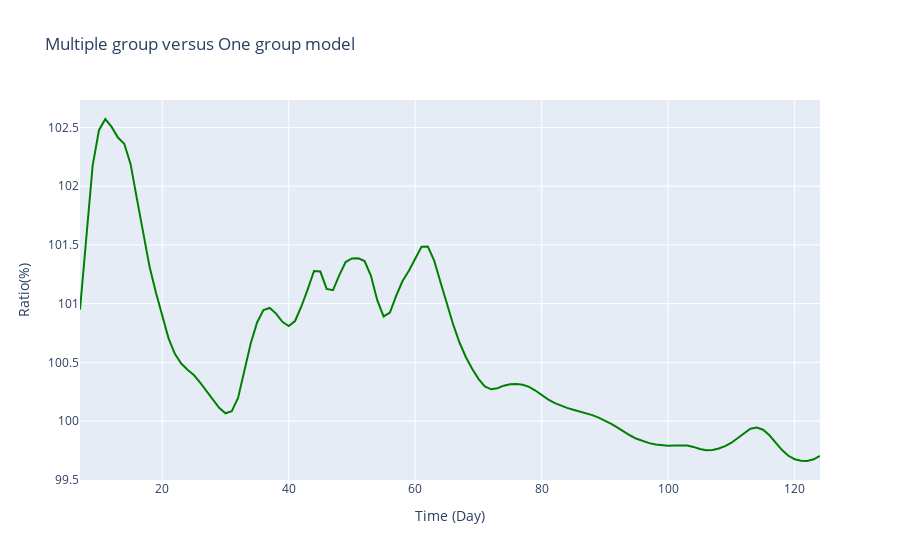
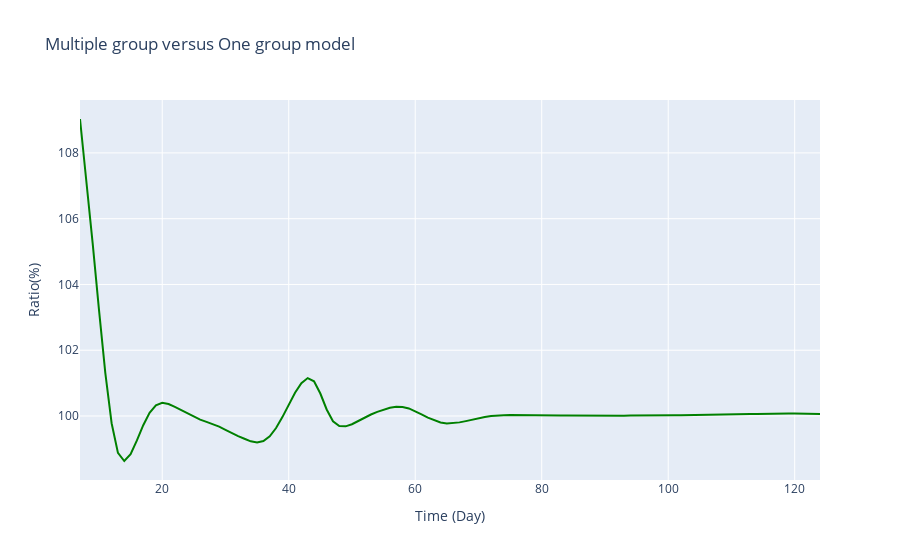
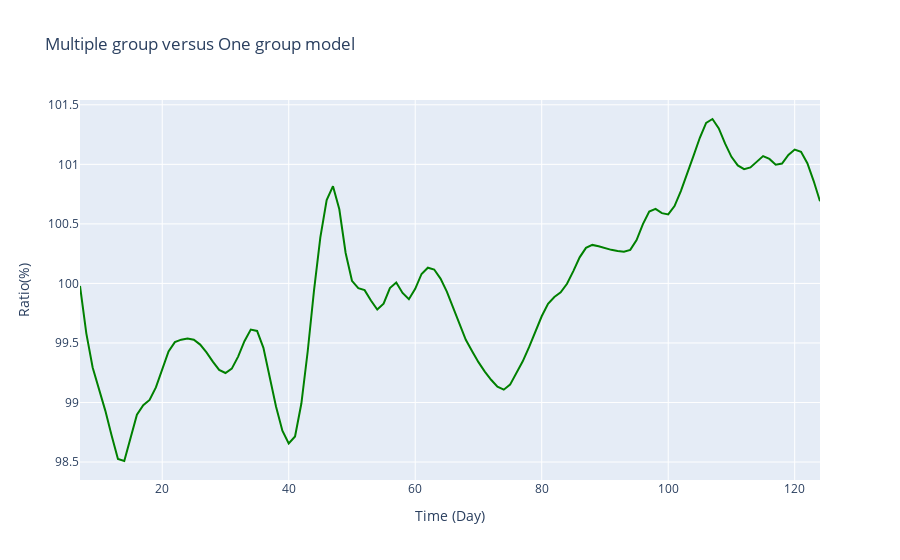
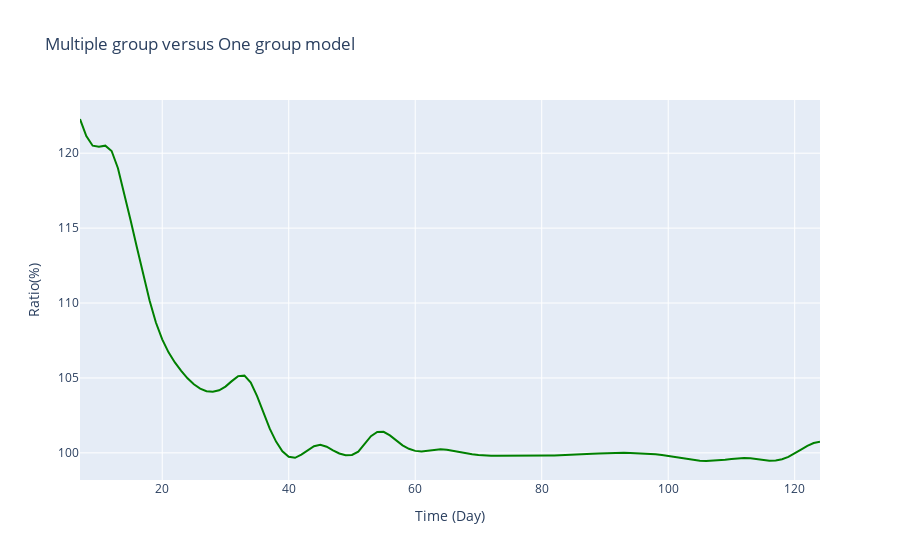

The notebook cell saved with these charts, in order:
### Markdown cell above
## Divergence of Means

### Code cell
uni_post_dist = []
multi_post_dist = []

for _ in range(len(contact_matrix)):
    mean_ratios = []
    uni_rate = []
    multi_rate = []
    shape = []
    for t in np.arange(R_t_start, num_timepoints):
        shape.append( a + math.fsum(agg_cases[_][(t-tau):(t+1)]))
        uni_cat_sum_var = 0
        for k in range(t-tau,t+1):
            if k > len(average_serial_interval):
                vec1 = agg_cases[_][(k-1):(k - len(average_serial_interval) - 1):-1] # I_(k-1), ... , I_0
                vec2 = average_serial_interval[:k] # w_1, ... , w_k
            else:
                vec1 = agg_cases[_][(k-1)::-1] # I_(k-1), ... , I_0
                vec2 = average_serial_interval[:k] # w_1, ... , w_k
            uni_cat_sum_var += math.fsum(np.multiply(vec1,vec2))/np.sum(average_serial_interval)
        uni_cat_rate = b + uni_cat_sum_var

        multi_cat_sum_var = 0
        for k_inx, k in enumerate(range(t-tau,t+1)):
            sub_sum_i = 0
            for i in range(num_categories):
                for j in range(num_categories):
                    if k > serial_intervals.shape[1]:
                        vec1 = desagg_cases[_][(k-1):(k - serial_intervals.shape[1] - 1):-1, j] # I_(k-1), ... , I_0
                        vec2 = serial_intervals[j, :k] # w_1, ... , w_k
                    else:
                        vec1 = desagg_cases[_][(k-1)::-1, j] # I_(k-1), ... , I_0
                        vec2 = serial_intervals[j, :k] # w_1, ... , w_k
                    sub_sum_j = math.fsum(np.multiply(vec1,vec2))/np.sum(serial_intervals[j,:])
                    sub_sum_j *= contact_matrix[_][i, j] * transmissibility[j]
                    sub_sum_i += sub_sum_j
            multi_cat_sum_var += sub_sum_i  # vector of sum^k_{s=0} w_s I_{k-s}
            # print(multi_cat_sum_var)
        multi_cat_rate = b + (multi_cat_sum_var/spec_radius[_])

        mean_ratios.append(uni_cat_rate / multi_cat_rate)
        uni_rate.append(uni_cat_rate)
        multi_rate.append(multi_cat_rate)

    mean_ratio = pd.DataFrame({
        'Time Points': np.arange(R_t_start, num_timepoints),
        'R_t': 100 * np.asarray(mean_ratios)
    })

    # Tests
    i + tau == num_timepoints
    len(shape) == num_timepoints - tau
    len(uni_rate) == num_timepoints - tau
    len(multi_rate) == num_timepoints - tau

    mean_uni = np.divide(shape, uni_rate)
    mean_multi = np.divide(shape, multi_rate)

    uni_post_dist.append(scipy.stats.gamma(shape,scale = 1/np.array(uni_rate)))
    uni_post_dist_interval = uni_post_dist[_].interval(.95)

    multi_post_dist.append(scipy.stats.gamma(shape,scale = 1/np.array(multi_rate)))
    multi_post_dist_interval = multi_post_dist[_].interval(.95)

    fig = ReproductionNumberPlot()

    fig.add_ground_truth_rt(mean_ratio)    
    fig.update_labels(time_label='Time (Day)', r_label='Ratio(%)')
    fig.figure.update_layout(title_text='Multiple group versus One group model')

    fig.show_figure()

### Figure 1 — Plotly figure (JSON) as saved in the notebook; plotly's stock layout.template omitted (floating-point values rounded to 4 significant figures)
{"data": [{"line": {"color": "green"}, "mode": "lines", "name": "True R", "type": "scatter", "x": [7, 8, 9, 10, 11, 12, 13, 14, 15, 16, 17, 18, 19, 20, 21, 22, 23, 24, 25, 26, 27, 28, 29, 30, 31, 32, 33, 34, 35, 36, 37, 38, 39, 40, 41, 42, 43, 44, 45, 46, 47, 48, 49, 50, 51, 52, 53, 54, 55, 56, 57, 58, 59, 60, 61, 62, 63, 64, 65, 66, 67, 68, 69, 70, 71, 72, 73, 74, 75, 76, 77, 78, 79, 80, 81, 82, 83, 84, 85, 86, 87, 88, 89, 90, 91, 92, 93, 94, 95, 96, 97, 98, 99, 100, 101, 102, 103, 104, 105, 106, 107, 108, 109, 110, 111, 112, 113, 114, 115, 116, 117, 118, 119, 120, 121, 122, 123, 124], "y": [100.9, 101.6, 102.2, 102.5, 102.6, 102.5, 102.4, 102.4, 102.2, 101.9, 101.6, 101.3, 101.1, 100.9, 100.7, 100.6, 100.5, 100.4, 100.4, 100.3, 100.3, 100.2, 100.1, 100.1, 100.1, 100.2, 100.4, 100.7, 100.8, 100.9, 101.0, 100.9, 100.8, 100.8, 100.9, 101.0, 101.1, 101.3, 101.3, 101.1, 101.1, 101.2, 101.4, 101.4, 101.4, 101.4, 101.2, 101.0, 100.9, 100.9, 101.1, 101.2, 101.3, 101.4, 101.5, 101.5, 101.4, 101.2, 101.0, 100.8, 100.7, 100.5, 100.4, 100.4, 100.3, 100.3, 100.3, 100.3, 100.3, 100.3, 100.3, 100.3, 100.3, 100.2, 100.2, 100.2, 100.1, 100.1, 100.1, 100.1, 100.1, 100.1, 100.0, 100.0, 99.98, 99.94, 99.91, 99.88, 99.85, 99.83, 99.81, 99.8, 99.79, 99.79, 99.79, 99.8, 99.79, 99.78, 99.76, 99.75, 99.75, 99.77, 99.79, 99.82, 99.85, 99.9, 99.93, 99.95, 99.93, 99.88, 99.82, 99.75, 99.7, 99.68, 99.66, 99.66, 99.67, 99.7]}], "layout": {"title": {"text": "Multiple group versus One group model"}, "xaxis": {"title": {"text": "Time (Day)"}}, "yaxis": {"title": {"text": "Ratio(%)"}}}}

### Figure 2 — Plotly figure (JSON) as saved in the notebook; plotly's stock layout.template omitted (floating-point values rounded to 4 significant figures)
{"data": [{"line": {"color": "green"}, "mode": "lines", "name": "True R", "type": "scatter", "x": [7, 8, 9, 10, 11, 12, 13, 14, 15, 16, 17, 18, 19, 20, 21, 22, 23, 24, 25, 26, 27, 28, 29, 30, 31, 32, 33, 34, 35, 36, 37, 38, 39, 40, 41, 42, 43, 44, 45, 46, 47, 48, 49, 50, 51, 52, 53, 54, 55, 56, 57, 58, 59, 60, 61, 62, 63, 64, 65, 66, 67, 68, 69, 70, 71, 72, 73, 74, 75, 76, 77, 78, 79, 80, 81, 82, 83, 84, 85, 86, 87, 88, 89, 90, 91, 92, 93, 94, 95, 96, 97, 98, 99, 100, 101, 102, 103, 104, 105, 106, 107, 108, 109, 110, 111, 112, 113, 114, 115, 116, 117, 118, 119, 120, 121, 122, 123, 124], "y": [109.0, 107.2, 105.3, 103.2, 101.3, 99.78, 98.88, 98.63, 98.84, 99.26, 99.72, 100.1, 100.3, 100.4, 100.4, 100.3, 100.2, 100.1, 99.98, 99.89, 99.82, 99.76, 99.67, 99.58, 99.48, 99.39, 99.31, 99.23, 99.19, 99.24, 99.38, 99.63, 99.97, 100.3, 100.7, 101.0, 101.2, 101.1, 100.7, 100.2, 99.84, 99.7, 99.69, 99.75, 99.85, 99.95, 100.0, 100.1, 100.2, 100.2, 100.3, 100.3, 100.2, 100.1, 100.1, 99.95, 99.86, 99.8, 99.78, 99.78, 99.81, 99.84, 99.89, 99.93, 99.97, 100.0, 100.0, 100.0, 100.0, 100.0, 100.0, 100.0, 100.0, 100.0, 100.0, 100.0, 100.0, 100.0, 100.0, 100.0, 100.0, 100.0, 100.0, 100.0, 100.0, 100.0, 100.0, 100.0, 100.0, 100.0, 100.0, 100.0, 100.0, 100.0, 100.0, 100.0, 100.0, 100.0, 100.0, 100.0, 100.1, 100.1, 100.1, 100.1, 100.1, 100.1, 100.1, 100.1, 100.1, 100.1, 100.1, 100.1, 100.1, 100.1, 100.1, 100.1, 100.1, 100.1]}], "layout": {"title": {"text": "Multiple group versus One group model"}, "xaxis": {"title": {"text": "Time (Day)"}}, "yaxis": {"title": {"text": "Ratio(%)"}}}}

### Figure 3 — Plotly figure (JSON) as saved in the notebook; plotly's stock layout.template omitted (floating-point values rounded to 4 significant figures)
{"data": [{"line": {"color": "green"}, "mode": "lines", "name": "True R", "type": "scatter", "x": [7, 8, 9, 10, 11, 12, 13, 14, 15, 16, 17, 18, 19, 20, 21, 22, 23, 24, 25, 26, 27, 28, 29, 30, 31, 32, 33, 34, 35, 36, 37, 38, 39, 40, 41, 42, 43, 44, 45, 46, 47, 48, 49, 50, 51, 52, 53, 54, 55, 56, 57, 58, 59, 60, 61, 62, 63, 64, 65, 66, 67, 68, 69, 70, 71, 72, 73, 74, 75, 76, 77, 78, 79, 80, 81, 82, 83, 84, 85, 86, 87, 88, 89, 90, 91, 92, 93, 94, 95, 96, 97, 98, 99, 100, 101, 102, 103, 104, 105, 106, 107, 108, 109, 110, 111, 112, 113, 114, 115, 116, 117, 118, 119, 120, 121, 122, 123, 124], "y": [99.98, 99.58, 99.29, 99.11, 98.93, 98.72, 98.53, 98.51, 98.69, 98.9, 98.98, 99.02, 99.13, 99.28, 99.43, 99.51, 99.53, 99.54, 99.53, 99.49, 99.42, 99.34, 99.27, 99.25, 99.28, 99.39, 99.52, 99.61, 99.6, 99.46, 99.22, 98.96, 98.76, 98.66, 98.71, 98.99, 99.43, 99.94, 100.4, 100.7, 100.8, 100.6, 100.3, 100.0, 99.96, 99.94, 99.86, 99.78, 99.83, 99.96, 100.0, 99.92, 99.87, 99.95, 100.1, 100.1, 100.1, 100.0, 99.93, 99.79, 99.65, 99.53, 99.43, 99.34, 99.26, 99.19, 99.13, 99.11, 99.15, 99.24, 99.35, 99.46, 99.59, 99.72, 99.83, 99.89, 99.93, 100.0, 100.1, 100.2, 100.3, 100.3, 100.3, 100.3, 100.3, 100.3, 100.3, 100.3, 100.4, 100.5, 100.6, 100.6, 100.6, 100.6, 100.6, 100.8, 100.9, 101.1, 101.2, 101.3, 101.4, 101.3, 101.2, 101.1, 101.0, 101.0, 101.0, 101.0, 101.1, 101.0, 101.0, 101.0, 101.1, 101.1, 101.1, 101.0, 100.9, 100.7]}], "layout": {"title": {"text": "Multiple group versus One group model"}, "xaxis": {"title": {"text": "Time (Day)"}}, "yaxis": {"title": {"text": "Ratio(%)"}}}}

### Figure 4 — Plotly figure (JSON) as saved in the notebook; plotly's stock layout.template omitted (floating-point values rounded to 4 significant figures)
{"data": [{"line": {"color": "green"}, "mode": "lines", "name": "True R", "type": "scatter", "x": [7, 8, 9, 10, 11, 12, 13, 14, 15, 16, 17, 18, 19, 20, 21, 22, 23, 24, 25, 26, 27, 28, 29, 30, 31, 32, 33, 34, 35, 36, 37, 38, 39, 40, 41, 42, 43, 44, 45, 46, 47, 48, 49, 50, 51, 52, 53, 54, 55, 56, 57, 58, 59, 60, 61, 62, 63, 64, 65, 66, 67, 68, 69, 70, 71, 72, 73, 74, 75, 76, 77, 78, 79, 80, 81, 82, 83, 84, 85, 86, 87, 88, 89, 90, 91, 92, 93, 94, 95, 96, 97, 98, 99, 100, 101, 102, 103, 104, 105, 106, 107, 108, 109, 110, 111, 112, 113, 114, 115, 116, 117, 118, 119, 120, 121, 122, 123, 124], "y": [122.3, 121.1, 120.5, 120.4, 120.5, 120.1, 119.0, 117.3, 115.5, 113.7, 111.9, 110.2, 108.7, 107.6, 106.7, 106.0, 105.5, 105.0, 104.6, 104.3, 104.1, 104.1, 104.2, 104.4, 104.8, 105.1, 105.2, 104.7, 103.8, 102.7, 101.6, 100.8, 100.1, 99.73, 99.67, 99.88, 100.2, 100.4, 100.5, 100.4, 100.2, 99.96, 99.85, 99.86, 100.1, 100.6, 101.1, 101.4, 101.4, 101.2, 100.8, 100.5, 100.3, 100.1, 100.1, 100.1, 100.2, 100.2, 100.2, 100.1, 100.0, 99.96, 99.9, 99.86, 99.82, 99.81, 99.81, 99.82, 99.83, 99.84, 99.84, 99.85, 99.84, 99.84, 99.83, 99.83, 99.84, 99.86, 99.88, 99.9, 99.92, 99.94, 99.96, 99.98, 99.99, 100.0, 100.0, 100.0, 99.98, 99.97, 99.94, 99.9, 99.85, 99.79, 99.71, 99.64, 99.57, 99.51, 99.47, 99.46, 99.47, 99.5, 99.55, 99.6, 99.64, 99.66, 99.64, 99.58, 99.52, 99.48, 99.5, 99.58, 99.73, 99.95, 100.2, 100.5, 100.7, 100.7]}], "layout": {"title": {"text": "Multiple group versus One group model"}, "xaxis": {"title": {"text": "Time (Day)"}}, "yaxis": {"title": {"text": "Ratio(%)"}}}}
